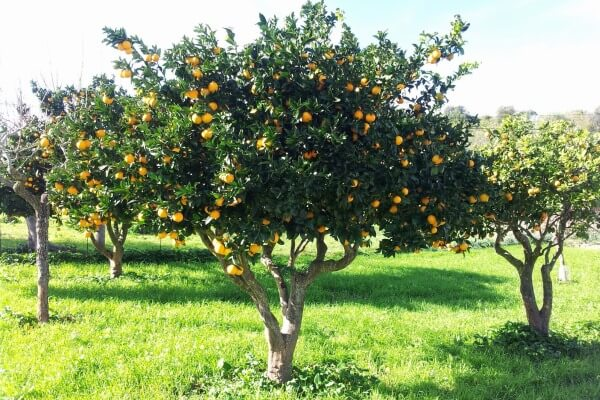
#> input picture ventana_deslizante/imagen/naranjo.jpg, 600 x 400 px
$ jupyter execute deslizante.ipynb
#> lines starting #> are read from the running program, lines starting #| are printed output that depends on the picture
[cell 1]
'''
Cargamos las librerias
'''

[cell 2]
from PIL import Image
import os
import sys

[cell 3]
'''
Abrimos imagen y nos quedamos con sus propiedades
'''

[cell 4]
my_file = "imagen/naranjo.jpg"

[cell 5]
if not os.path.isfile(my_file):
    print("Imagen no encontrada")
    exit(3)
imagen = Image.open(my_file)
#> imagen is the input picture: PIL image 600x400 RGB; mean R, G, B 135.3, 153.4, 105.5
size = imagen.size
#> size = (600, 400)
width = size[0]
#> width = 600
height = size[1]
#> height = 400

[cell 6]
'''
Creamos un cursor
en este caso tendra solapamiento
'''

[cell 7]
posx = 0
posy = 0
solapex = 0.3
solapey = 0.3

[cell 8]
for divisor in range(5, 20, 5):
    #inicializamos variables
    posx = 0
    posy = 0
    new_width = width / divisor
    new_height = height / divisor
    solape_x = new_width * solapex
    solape_y = new_height * solapey
    #creamos directorio para almacenar imagenes
    new_path = 'salida/divisor_' + str(divisor)
    if not os.path.isdir(new_path):
        os.makedirs(new_path)
    #mientras llego al final de la imagen
    while new_height <= height:
        posx = 0
        new_width = width / divisor
        while new_width <= width:
            caja = (posx, posy, new_width, new_height)
            #cortamos cursor
            region = imagen.crop(caja)
            region.save(new_path + '/imagen_' + str(posx) + '_' + str(posy) + '.jpg')
            posx += solape_x
            new_width += solape_x
        posy += solape_y
        new_height += solape_y
#> this loop made 3 passes
#> pass 1, `region.save(new_path + '/imagen_' + str(posx) + '_' + str(posy) + '.jp..`:
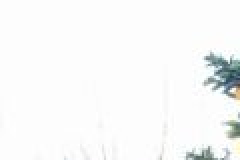
#> saved as imagen_0_0.jpg: PIL image 120x80 RGB (shown 2 times larger); mean R, G, B 247.2, 248.2, 248
#> pass 1, `region.save(new_path + '/imagen_' + str(posx) + '_' + str(posy) + '.jp..`:
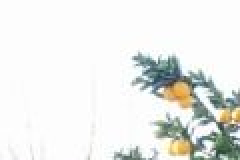
#> saved as imagen_36.0_0.jpg: PIL image 120x80 RGB (shown 2 times larger); mean R, G, B 233.9, 235.7, 232.9
#> pass 1, `region.save(new_path + '/imagen_' + str(posx) + '_' + str(posy) + '.jp..`:
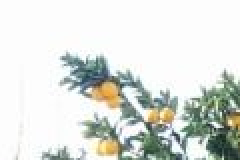
#> saved as imagen_72.0_0.jpg: PIL image 120x80 RGB (shown 2 times larger); mean R, G, B 218.6, 222.6, 217.7
#> pass 1, `region.save(new_path + '/imagen_' + str(posx) + '_' + str(posy) + '.jp..`:
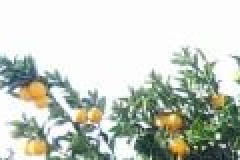
#> saved as imagen_108.0_0.jpg: PIL image 120x80 RGB (shown 2 times larger); mean R, G, B 197.1, 203.3, 193.7
#> after the loop:
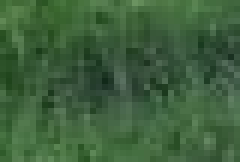
#> region: PIL image 40x27 RGB (shown 6 times larger); mean R, G, B 61.9, 96.2, 60.3
